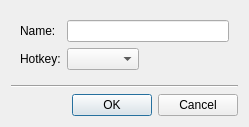
<?xml version="1.0" encoding="UTF-8"?>
<ui version="4.0">
 <class>PtzPresetDialog</class>
 <widget class="QDialog" name="PtzPresetDialog">
  <property name="geometry">
   <rect>
    <x>0</x>
    <y>0</y>
    <width>249</width>
    <height>122</height>
   </rect>
  </property>
  <property name="windowTitle">
   <string>Save Position</string>
  </property>
  <layout class="QVBoxLayout" name="verticalLayout">
   <item>
    <widget class="QWidget" name="mainWidget" native="true">
     <layout class="QFormLayout" name="formLayout_3">
      <property name="fieldGrowthPolicy">
       <enum>QFormLayout::AllNonFixedFieldsGrow</enum>
      </property>
      <item row="0" column="0">
       <widget class="QLabel" name="nameLabel">
        <property name="text">
         <string>Name:</string>
        </property>
       </widget>
      </item>
      <item row="0" column="1">
       <widget class="QLineEdit" name="nameEdit"/>
      </item>
      <item row="1" column="0">
       <widget class="QLabel" name="hotkeyLabel">
        <property name="text">
         <string>Hotkey:</string>
        </property>
       </widget>
      </item>
      <item row="1" column="1">
       <layout class="QHBoxLayout" name="horizontalLayout">
        <item>
         <widget class="QnCharComboBox" name="hotkeyComboBox"/>
        </item>
        <item>
         <spacer name="horizontalSpacer">
          <property name="orientation">
           <enum>Qt::Horizontal</enum>
          </property>
          <property name="sizeHint" stdset="0">
           <size>
            <width>40</width>
            <height>20</height>
           </size>
          </property>
         </spacer>
        </item>
       </layout>
      </item>
     </layout>
    </widget>
   </item>
   <item>
    <widget class="Line" name="line">
     <property name="orientation">
      <enum>Qt::Horizontal</enum>
     </property>
    </widget>
   </item>
   <item>
    <widget class="QnDialogButtonBox" name="buttonBox">
     <property name="orientation">
      <enum>Qt::Horizontal</enum>
     </property>
     <property name="standardButtons">
      <set>QDialogButtonBox::Cancel|QDialogButtonBox::Ok</set>
     </property>
    </widget>
   </item>
  </layout>
 </widget>
 <customwidgets>
  <customwidget>
   <class>QnDialogButtonBox</class>
   <extends>QDialogButtonBox</extends>
   <header location="global">ui/widgets/common/dialog_button_box.h</header>
  </customwidget>
  <customwidget>
   <class>QnCharComboBox</class>
   <extends>QComboBox</extends>
   <header location="global">ui/widgets/common/char_combo_box.h</header>
  </customwidget>
 </customwidgets>
 <resources/>
 <connections/>
</ui>
